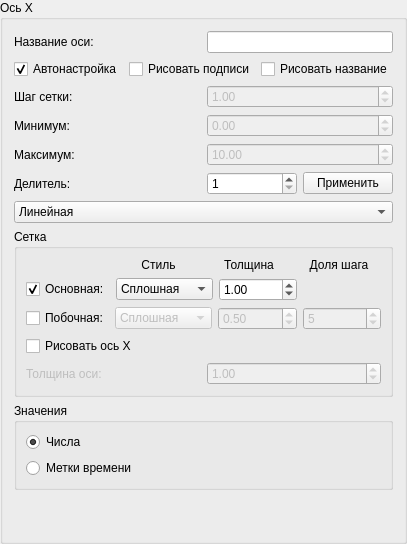
             <widget class="QGroupBox" name="groupBox_2">
              <property name="title">
               <string>Ось Х</string>
              </property>
              <layout class="QGridLayout" name="gridLayout_3">
               <item row="6" column="0">
                <widget class="QComboBox" name="xScaleSelect">
                 <item>
                  <property name="text">
                   <string>Линейная</string>
                  </property>
                 </item>
                 <item>
                  <property name="text">
                   <string>Логарифмическая</string>
                  </property>
                 </item>
                </widget>
               </item>
               <item row="4" column="0">
                <layout class="QHBoxLayout" name="horizontalLayout_4">
                 <item>
                  <widget class="QLabel" name="label_4">
                   <property name="text">
                    <string>Максимум:</string>
                   </property>
                  </widget>
                 </item>
                 <item>
                  <widget class="QDoubleSpinBox" name="xMax">
                   <property name="enabled">
                    <bool>false</bool>
                   </property>
                   <property name="minimum">
                    <double>-2000000000.000000000000000</double>
                   </property>
                   <property name="maximum">
                    <double>2000000000.000000000000000</double>
                   </property>
                   <property name="value">
                    <double>10.000000000000000</double>
                   </property>
                  </widget>
                 </item>
                </layout>
               </item>
               <item row="3" column="0">
                <layout class="QHBoxLayout" name="horizontalLayout_3">
                 <item>
                  <widget class="QLabel" name="label_3">
                   <property name="text">
                    <string>Минимум:</string>
                   </property>
                  </widget>
                 </item>
                 <item>
                  <widget class="QDoubleSpinBox" name="xMin">
                   <property name="enabled">
                    <bool>false</bool>
                   </property>
                   <property name="minimum">
                    <double>-2000000000.000000000000000</double>
                   </property>
                   <property name="maximum">
                    <double>2000000000.000000000000000</double>
                   </property>
                   <property name="value">
                    <double>0.000000000000000</double>
                   </property>
                  </widget>
                 </item>
                </layout>
               </item>
               <item row="2" column="0">
                <layout class="QHBoxLayout" name="horizontalLayout_2">
                 <item>
                  <widget class="QLabel" name="label_2">
                   <property name="text">
                    <string>Шаг сетки:</string>
                   </property>
                  </widget>
                 </item>
                 <item>
                  <widget class="QDoubleSpinBox" name="xStep">
                   <property name="enabled">
                    <bool>false</bool>
                   </property>
                   <property name="maximum">
                    <double>2000000000.000000000000000</double>
                   </property>
                   <property name="value">
                    <double>1.000000000000000</double>
                   </property>
                  </widget>
                 </item>
                </layout>
               </item>
               <item row="0" column="0">
                <layout class="QHBoxLayout" name="horizontalLayout">
                 <item>
                  <widget class="QLabel" name="label">
                   <property name="text">
                    <string>Название оси:</string>
                   </property>
                  </widget>
                 </item>
                 <item>
                  <widget class="QLineEdit" name="xName">
                   <property name="sizePolicy">
                    <sizepolicy hsizetype="Ignored" vsizetype="Fixed">
                     <horstretch>0</horstretch>
                     <verstretch>0</verstretch>
                    </sizepolicy>
                   </property>
                   <property name="maxLength">
                    <number>10</number>
                   </property>
                  </widget>
                 </item>
                </layout>
               </item>
               <item row="1" column="0">
                <layout class="QHBoxLayout" name="horizontalLayout_12">
                 <item>
                  <widget class="QCheckBox" name="xAuto">
                   <property name="layoutDirection">
                    <enum>Qt::LeftToRight</enum>
                   </property>
                   <property name="text">
                    <string>Автонастройка</string>
                   </property>
                   <property name="checked">
                    <bool>true</bool>
                   </property>
                  </widget>
                 </item>
                 <item>
                  <widget class="QCheckBox" name="xTicks">
                   <property name="layoutDirection">
                    <enum>Qt::LeftToRight</enum>
                   </property>
                   <property name="text">
                    <string>Рисовать подписи</string>
                   </property>
                  </widget>
                 </item>
                 <item>
                  <widget class="QCheckBox" name="xLabelCheck">
                   <property name="text">
                    <string>Рисовать название</string>
                   </property>
                  </widget>
                 </item>
                </layout>
               </item>
               <item row="8" column="0">
                <widget class="QGroupBox" name="groupBox">
                 <property name="title">
                  <string>Значения</string>
                 </property>
                 <layout class="QGridLayout" name="gridLayout_4">
                  <item row="0" column="0">
                   <widget class="QRadioButton" name="xTypeNormal">
                    <property name="text">
                     <string>Числа</string>
                    </property>
                    <property name="checked">
                     <bool>true</bool>
                    </property>
                   </widget>
                  </item>
                  <item row="1" column="0">
                   <widget class="QRadioButton" name="xTypeTime">
                    <property name="text">
                     <string>Метки времени</string>
                    </property>
                   </widget>
                  </item>
                 </layout>
                </widget>
               </item>
               <item row="7" column="0">
                <widget class="QGroupBox" name="gridGroup">
                 <property name="title">
                  <string>Сетка</string>
                 </property>
                 <layout class="QGridLayout" name="gridLayout_2">
                  <item row="0" column="0">
                   <layout class="QVBoxLayout" name="verticalLayout_3">
                    <item>
                     <layout class="QHBoxLayout" name="horizontalLayout_11">
                      <item>
                       <widget class="QLabel" name="label_10">
                        <property name="text">
                         <string/>
                        </property>
                       </widget>
                      </item>
                      <item>
                       <widget class="QLabel" name="label_11">
                        <property name="sizePolicy">
                         <sizepolicy hsizetype="Preferred" vsizetype="Preferred">
                          <horstretch>0</horstretch>
                          <verstretch>0</verstretch>
                         </sizepolicy>
                        </property>
                        <property name="text">
                         <string>Стиль</string>
                        </property>
                        <property name="alignment">
                         <set>Qt::AlignCenter</set>
                        </property>
                       </widget>
                      </item>
                      <item>
                       <widget class="QLabel" name="label_12">
                        <property name="text">
                         <string>Толщина</string>
                        </property>
                        <property name="alignment">
                         <set>Qt::AlignCenter</set>
                        </property>
                       </widget>
                      </item>
                      <item>
                       <widget class="QLabel" name="label_13">
                        <property name="text">
                         <string>Доля шага</string>
                        </property>
                        <property name="alignment">
                         <set>Qt::AlignCenter</set>
                        </property>
                       </widget>
                      </item>
                     </layout>
                    </item>
                    <item>
                     <layout class="QHBoxLayout" name="horizontalLayout_9">
                      <item>
                       <widget class="QCheckBox" name="majorTicksCheckX">
                        <property name="text">
                         <string>Основная:</string>
                        </property>
                        <property name="checked">
                         <bool>true</bool>
                        </property>
                       </widget>
                      </item>
                      <item>
                       <widget class="QComboBox" name="majorTicksX">
                        <item>
                         <property name="text">
                          <string>Сплошная</string>
                         </property>
                        </item>
                        <item>
                         <property name="text">
                          <string>Пунктирная</string>
                         </property>
                        </item>
                        <item>
                         <property name="text">
                          <string>Штриховая</string>
                         </property>
                        </item>
                       </widget>
                      </item>
                      <item>
                       <widget class="QDoubleSpinBox" name="majorTicksWidthX">
                        <property name="wrapping">
                         <bool>false</bool>
                        </property>
                        <property name="frame">
                         <bool>true</bool>
                        </property>
                        <property name="minimum">
                         <double>0.250000000000000</double>
                        </property>
                        <property name="maximum">
                         <double>10.000000000000000</double>
                        </property>
                        <property name="singleStep">
                         <double>0.250000000000000</double>
                        </property>
                        <property name="value">
                         <double>1.000000000000000</double>
                        </property>
                       </widget>
                      </item>
                      <item>
                       <widget class="QLabel" name="label_9">
                        <property name="text">
                         <string/>
                        </property>
                       </widget>
                      </item>
                     </layout>
                    </item>
                    <item>
                     <layout class="QHBoxLayout" name="horizontalLayout_10">
                      <item>
                       <widget class="QCheckBox" name="minorTicksCheckX">
                        <property name="text">
                         <string>Побочная:</string>
                        </property>
                       </widget>
                      </item>
                      <item>
                       <widget class="QComboBox" name="minorTicksX">
                        <property name="enabled">
                         <bool>false</bool>
                        </property>
                        <item>
                         <property name="text">
                          <string>Сплошная</string>
                         </property>
                        </item>
                        <item>
                         <property name="text">
                          <string>Пунктирная</string>
                         </property>
                        </item>
                        <item>
                         <property name="text">
                          <string>Штриховая</string>
                         </property>
                        </item>
                       </widget>
                      </item>
                      <item>
                       <widget class="QDoubleSpinBox" name="minorTicksWidthX">
                        <property name="enabled">
                         <bool>false</bool>
                        </property>
                        <property name="wrapping">
                         <bool>false</bool>
                        </property>
                        <property name="frame">
                         <bool>true</bool>
                        </property>
                        <property name="minimum">
                         <double>0.250000000000000</double>
                        </property>
                        <property name="maximum">
                         <double>10.000000000000000</double>
                        </property>
                        <property name="singleStep">
                         <double>0.250000000000000</double>
                        </property>
                        <property name="value">
                         <double>0.500000000000000</double>
                        </property>
                       </widget>
                      </item>
                      <item>
                       <widget class="QSpinBox" name="minorTicksStepX">
                        <property name="enabled">
                         <bool>false</bool>
                        </property>
                        <property name="wrapping">
                         <bool>false</bool>
                        </property>
                        <property name="frame">
                         <bool>true</bool>
                        </property>
                        <property name="minimum">
                         <number>2</number>
                        </property>
                        <property name="maximum">
                         <number>10</number>
                        </property>
                        <property name="value">
                         <number>5</number>
                        </property>
                       </widget>
                      </item>
                     </layout>
                    </item>
                   </layout>
                  </item>
                  <item row="1" column="0">
                   <widget class="QCheckBox" name="originCheckX">
                    <property name="font">
                     <font>
                      <kerning>false</kerning>
                     </font>
                    </property>
                    <property name="layoutDirection">
                     <enum>Qt::LeftToRight</enum>
                    </property>
                    <property name="text">
                     <string>Рисовать ось Х</string>
                    </property>
                    <property name="checked">
                     <bool>false</bool>
                    </property>
                    <property name="tristate">
                     <bool>false</bool>
                    </property>
                   </widget>
                  </item>
                  <item row="2" column="0">
                   <layout class="QHBoxLayout" name="horizontalLayout_13">
                    <item>
                     <widget class="QLabel" name="label_14">
                      <property name="enabled">
                       <bool>false</bool>
                      </property>
                      <property name="text">
                       <string>Толщина оси:</string>
                      </property>
                     </widget>
                    </item>
                    <item>
                     <widget class="QDoubleSpinBox" name="originWidthX">
                      <property name="enabled">
                       <bool>false</bool>
                      </property>
                      <property name="buttonSymbols">
                       <enum>QAbstractSpinBox::UpDownArrows</enum>
                      </property>
                      <property name="correctionMode">
                       <enum>QAbstractSpinBox::CorrectToPreviousValue</enum>
                      </property>
                      <property name="showGroupSeparator" stdset="0">
                       <bool>false</bool>
                      </property>
                      <property name="minimum">
                       <double>0.250000000000000</double>
                      </property>
                      <property name="maximum">
                       <double>10.000000000000000</double>
                      </property>
                      <property name="singleStep">
                       <double>0.250000000000000</double>
                      </property>
                      <property name="value">
                       <double>1.000000000000000</double>
                      </property>
                     </widget>
                    </item>
                   </layout>
                  </item>
                 </layout>
                </widget>
               </item>
               <item row="9" column="0">
                <spacer name="verticalSpacer">
                 <property name="orientation">
                  <enum>Qt::Vertical</enum>
                 </property>
                 <property name="sizeHint" stdset="0">
                  <size>
                   <width>20</width>
                   <height>40</height>
                  </size>
                 </property>
                </spacer>
               </item>
               <item row="5" column="0">
                <layout class="QHBoxLayout" name="horizontalLayout_56">
                 <item>
                  <widget class="QLabel" name="label_65">
                   <property name="text">
                    <string>Делитель:</string>
                   </property>
                  </widget>
                 </item>
                 <item>
                  <layout class="QHBoxLayout" name="horizontalLayout_59">
                   <item>
                    <widget class="QSpinBox" name="xDivisor">
                     <property name="minimum">
                      <number>1</number>
                     </property>
                     <property name="maximum">
                      <number>1000000000</number>
                     </property>
                    </widget>
                   </item>
                   <item>
                    <widget class="QPushButton" name="acceptXdivisor">
                     <property name="text">
                      <string>Применить</string>
                     </property>
                    </widget>
                   </item>
                  </layout>
                 </item>
                </layout>
               </item>
              </layout>
             </widget>
